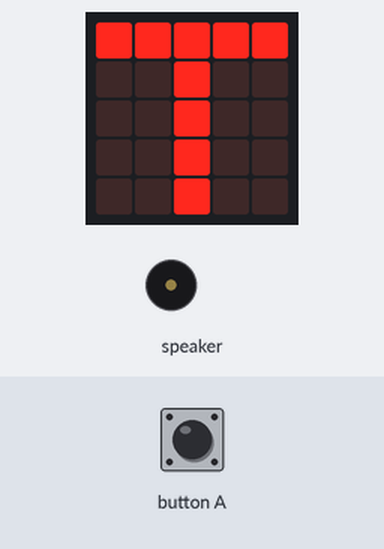
Simulated run of this program. Board: Calliope mini (MakeCode). On the bench: the board's 5×5 LED display, buzzer (waves = sounding). The inputs (shaded band) are chosen by the test bench.

Above: at 1.2 s.
1.3 s: button A pressed for 0.15 s
At 2.4 s:
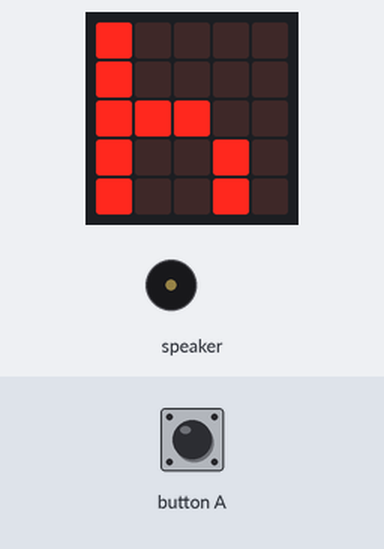
3.0 s: button A pressed for 0.15 s
At 5.0 s:
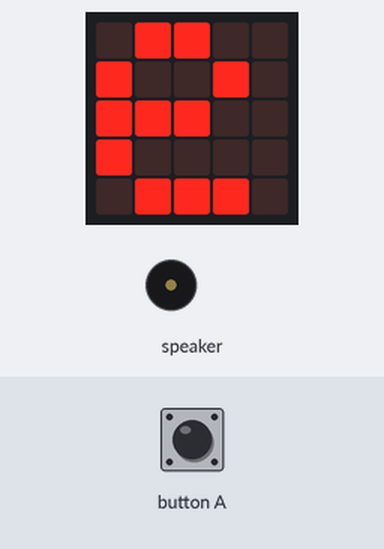
5.3 s: button A pressed for 0.15 s
At 6.4 s:
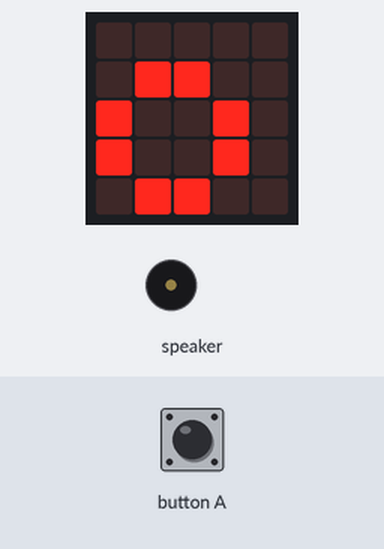
7.6 s: button A pressed for 0.15 s
At 8.8 s:
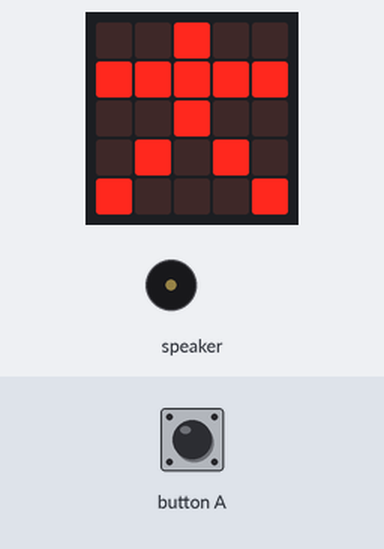
Timing chart, 0 to 11.7 s (numbered marks = the images above; inputs shaded):
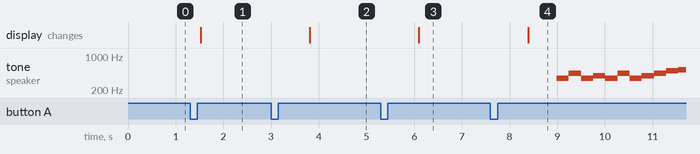

The program:

main.ts
```typescript
input.onButtonPressed(Button.A, function () {
    Index += 1
})
let Index = 0
basic.forever(function () {
    if (Index == 0) {
        basic.showString("T")
    }
    if (Index == 1) {
        basic.showString("h")
    }
    if (Index == 2) {
        basic.showString("e")
    }
    if (Index == 3) {
        basic.showString("o")
    }
    if (Index == 4) {
        basic.showIcon(IconNames.StickFigure)
        for (let index = 0; index < 2; index++) {
            music.playTone(349, music.beat(BeatFraction.Half))
            music.playTone(440, music.beat(BeatFraction.Half))
            music.playTone(349, music.beat(BeatFraction.Half))
            music.playTone(392, music.beat(BeatFraction.Half))
        }
        for (let index = 0; index < 2; index++) {
            music.playTone(440, music.beat(BeatFraction.Half))
            music.playTone(494, music.beat(BeatFraction.Half))
            music.playTone(523, music.beat(BeatFraction.Whole))
        }
        music.playTone(523, music.beat(BeatFraction.Quarter))
        music.playTone(587, music.beat(BeatFraction.Quarter))
        music.playTone(523, music.beat(BeatFraction.Quarter))
        basic.pause(2000)
        Index = 0
    }
})
```

test.ts
```typescript
// Hier kann man Tests durchführen; diese Datei wird nicht kompiliert, wenn dieses Paket als Erweiterung verwendet wird.
```

Measured:
- after the input at 1.3 s, the display: changes after 0.22 s (image 1)
- after the input at 3.0 s, the display: changes after 0.81 s (image 2)
- after the input at 5.3 s, the display: changes after 0.80 s (image 3)
- after the input at 7.6 s, tone on speaker: plays 349 Hz for 0.26 s, 440 Hz for 0.26 s, 349 Hz for 0.26 s, 392 Hz for 0.26 s, 349 Hz for 0.26 s, 440 Hz for 0.26 s … (11 notes in this stretch), starting after 1.4 s; the display: changes after 0.79 s (image 4)
